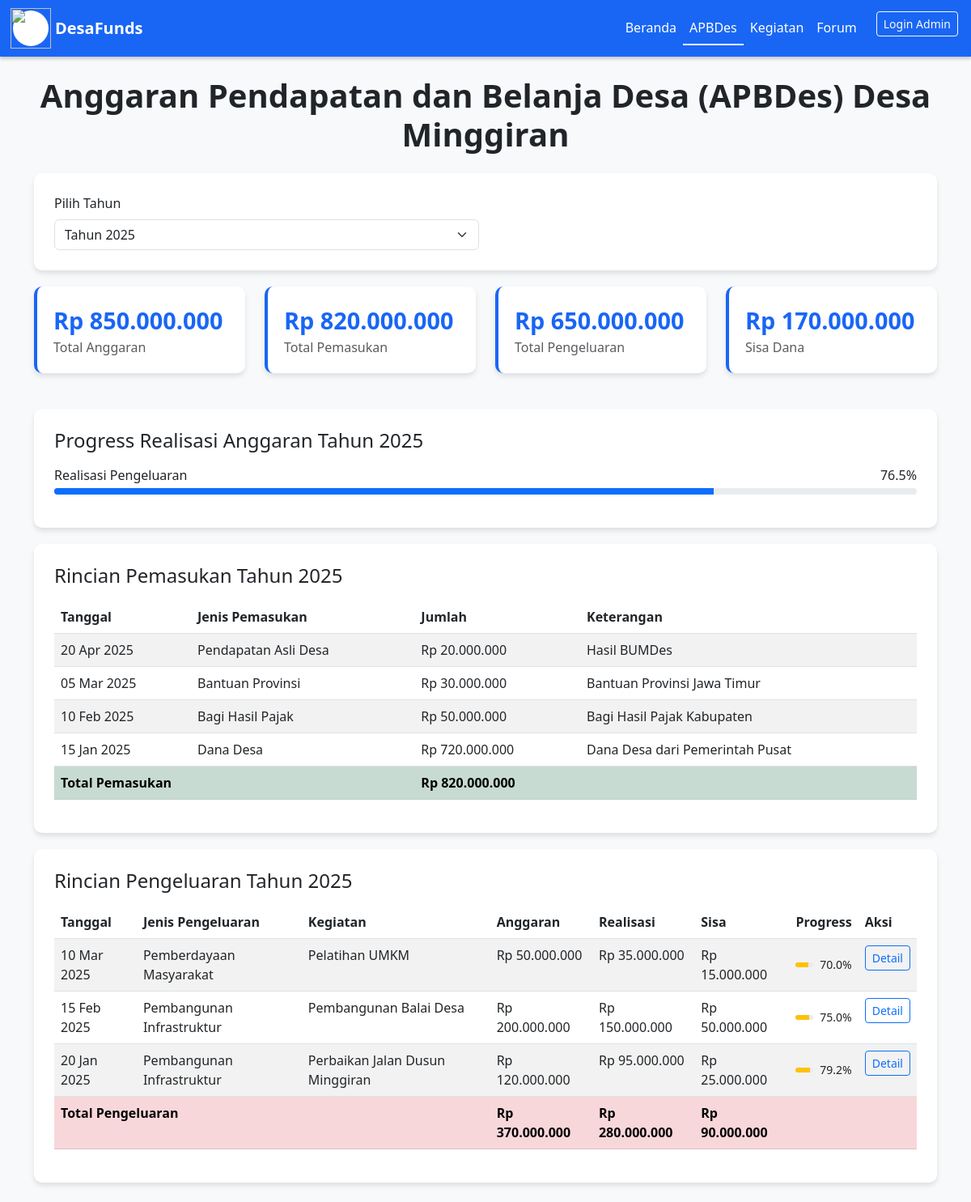
The app's page /apbdes.php with its own data.
### tables this page shows
CREATE TABLE IF NOT EXISTS apbdes (
    id INT AUTO_INCREMENT PRIMARY KEY,
    tahun YEAR NOT NULL,
    total_anggaran DECIMAL(15,2) NOT NULL,
    total_pemasukan DECIMAL(15,2) NOT NULL,
    total_pengeluaran DECIMAL(15,2) NOT NULL,
    sisa_dana DECIMAL(15,2) NOT NULL
);

CREATE TABLE IF NOT EXISTS pemasukan (
    id INT AUTO_INCREMENT PRIMARY KEY,
    apbdes_id INT NOT NULL,
    jenis_pemasukan_id INT NOT NULL,
    jumlah DECIMAL(15,2) NOT NULL,
    keterangan TEXT,
    tanggal DATE NOT NULL,
    FOREIGN KEY (apbdes_id) REFERENCES apbdes(id),
    FOREIGN KEY (jenis_pemasukan_id) REFERENCES jenis_pemasukan(id)
);

CREATE TABLE IF NOT EXISTS jenis_pemasukan (
    id INT AUTO_INCREMENT PRIMARY KEY,
    nama_jenis VARCHAR(100) NOT NULL UNIQUE
);

CREATE TABLE IF NOT EXISTS pengeluaran (
    id INT AUTO_INCREMENT PRIMARY KEY,
    apbdes_id INT NOT NULL,
    jenis_pengeluaran_id INT NOT NULL,
    nama_kegiatan VARCHAR(255) NOT NULL,
    anggaran DECIMAL(15,2) NOT NULL,
    realisasi DECIMAL(15,2) NOT NULL DEFAULT 0,
    sisa_anggaran DECIMAL(15,2) NOT NULL,
    keterangan TEXT,
    tanggal DATE NOT NULL,
    FOREIGN KEY (apbdes_id) REFERENCES apbdes(id),
    FOREIGN KEY (jenis_pengeluaran_id) REFERENCES jenis_pengeluaran(id)
);

CREATE TABLE IF NOT EXISTS jenis_pengeluaran (
    id INT AUTO_INCREMENT PRIMARY KEY,
    nama_jenis VARCHAR(100) NOT NULL UNIQUE
);

### config.php (called while the page is built, shortened)
<?php
$is_admin_logged_in = isset($_SESSION['admin_logged_in']) && $_SESSION['admin_logged_in'] === true;
?>

### apbdes.php (the view, shortened to what this page needs)
<?php require_once 'config.php';
$selected_year = isset($_GET['tahun']) ? clean_input($_GET['tahun']) : '2025';
try {
    $stmt = $pdo->prepare("SELECT DISTINCT tahun FROM apbdes ORDER BY tahun DESC");
    $stmt->execute();
    $tahun_list = $stmt->fetchAll();
} catch(PDOException $e) {
    $error = "Gagal memuat data tahun: " . $e->getMessage();
}
try {
    $stmt = $pdo->prepare("SELECT * FROM apbdes WHERE tahun = ?");
    $stmt->execute([$selected_year]);
    $apbdes = $stmt->fetch();
    $stmt = $pdo->prepare("
        SELECT p.*, jp.nama_jenis
        FROM pemasukan p
        JOIN jenis_pemasukan jp ON p.jenis_pemasukan_id = jp.id
        JOIN apbdes a ON p.apbdes_id = a.id
        WHERE a.tahun = ?
        ORDER BY p.tanggal DESC
    ");
    $stmt->execute([$selected_year]);
    $pemasukan = $stmt->fetchAll();
    $stmt = $pdo->prepare("
        SELECT pe.*, jp.nama_jenis
        FROM pengeluaran pe
        JOIN jenis_pengeluaran jp ON pe.jenis_pengeluaran_id = jp.id
        JOIN apbdes a ON pe.apbdes_id = a.id
        WHERE a.tahun = ?
        ORDER BY pe.tanggal DESC
    ");
    $stmt->execute([$selected_year]);
    $pengeluaran = $stmt->fetchAll();
    $total_pemasukan = array_sum(array_column($pemasukan, 'jumlah'));
    $total_pengeluaran = array_sum(array_column($pengeluaran, 'realisasi'));
} catch(PDOException $e) {
    $error = "Gagal memuat data APBDes: " . $e->getMessage();
}
?>
<!DOCTYPE html>
<html lang="id">
<head>
    <link href="https://cdn.jsdelivr.net/npm/bootstrap@5.3.0/dist/css/bootstrap.min.css" rel="stylesheet" />
</head>
<body class="bg-light">
    <nav class="navbar navbar-expand-md navbar-custom px-3">
        <a class="navbar-brand d-flex align-items-center fw-bold" href="index.php">
            <div style="width:44px;height:44px;background:#fff;border-radius:50%;display:flex;align-items:center;justify-content:center;margin-right:8px;">
                     <img src="gambar/logo.png" height="50" width="50">
            </div>
            DesaFunds
        </a>
        <div class="collapse navbar-collapse" id="navMenu">
            <ul class="navbar-nav ms-auto mb-2 mb-md-0">
                <li class="nav-item"><a class="nav-link" href="index.php">Beranda</a></li>
                <li class="nav-item"><a class="nav-link active" href="apbdes.php">APBDes</a></li>
                <li class="nav-item"><a class="nav-link" href="kegiatan.php">Kegiatan</a></li>
                <li class="nav-item"><a class="nav-link" href="forum.php">Forum</a></li>
                <li class="nav-item">
                    <?php if (!$is_admin_logged_in): ?>
                        <a href="admin_login.php" class="btn btn-outline-light btn-sm ms-3">Login Admin</a>
                    <?php else: ?>
                        <a href="admin_logout.php" class="btn btn-outline-light btn-sm ms-3">Logout Admin</a>
                    <?php endif; ?>
                </li>
            </ul>
        </div>
    </nav>
    <main class="container my-4">
        <h1 class="text-center mb-4 fw-bold">Anggaran Pendapatan dan Belanja Desa (APBDes) Desa Minggiran</h1>
        <div class="table-container">
            <form method="GET" class="row g-3">
                <div class="col-md-6">
                    <label class="form-label">Pilih Tahun</label>
                    <select name="tahun" class="form-select" onchange="this.form.submit()">
                        <?php foreach($tahun_list as $tahun): ?>
                            <option value="<?php echo $tahun['tahun']; ?>" <?php echo $selected_year == $tahun['tahun'] ? 'selected' : ''; ?>>
                                Tahun <?php echo $tahun['tahun']; ?>
                            </option>
                        <?php endforeach; ?>
                    </select>
                </div>
                <div class="col-md-6 d-flex align-items-end">
                </div>
            </form>
        </div>
        <?php if ($apbdes): ?>
        <div class="row mb-4">
            <div class="col-md-3">
                <div class="stat-card">
                    <div class="stat-number">Rp <?php echo number_format($apbdes['total_anggaran'], 0, ',', '.'); ?></div>
                    <div class="text-muted">Total Anggaran</div>
                </div>
            </div>
            <div class="col-md-3">
                <div class="stat-card">
                    <div class="stat-number">Rp <?php echo number_format($apbdes['total_pemasukan'], 0, ',', '.'); ?></div>
                    <div class="text-muted">Total Pemasukan</div>
                </div>
            </div>
            <div class="col-md-3">
                <div class="stat-card">
                    <div class="stat-number">Rp <?php echo number_format($apbdes['total_pengeluaran'], 0, ',', '.'); ?></div>
                    <div class="text-muted">Total Pengeluaran</div>
                </div>
            </div>
            <div class="col-md-3">
                <div class="stat-card">
                    <div class="stat-number">Rp <?php echo number_format($apbdes['sisa_dana'], 0, ',', '.'); ?></div>
                    <div class="text-muted">Sisa Dana</div>
                </div>
            </div>
        </div>
        <div class="table-container">
            <h4 class="mb-3">Progress Realisasi Anggaran Tahun <?php echo $selected_year; ?></h4>
            <div class="mb-3">
                <div class="d-flex justify-content-between mb-1">
                    <span>Realisasi Pengeluaran</span>
                    <span>
                        <?php echo number_format(
                            $apbdes['total_anggaran'] > 0
                            ? ($apbdes['total_pengeluaran'] / $apbdes['total_anggaran'] * 100) : 0, 1
                        ); ?>%
                    </span>
                </div>
                <div class="progress">
                    <div class="progress-bar" role="progressbar"
                        style="width: <?php echo $apbdes['total_anggaran'] > 0 ? ($apbdes['total_pengeluaran'] / $apbdes['total_anggaran'] * 100) : 0; ?>%"
                        aria-valuenow="<?php echo $apbdes['total_anggaran'] > 0 ? ($apbdes['total_pengeluaran'] / $apbdes['total_anggaran'] * 100) : 0; ?>"
                        aria-valuemin="0" aria-valuemax="100"></div>
                </div>
            </div>
        </div>
        <div class="table-container">
            <h4 class="mb-3">Rincian Pemasukan Tahun <?php echo $selected_year; ?></h4>
            <div class="table-responsive">
                <table class="table table-striped">
                    <thead>
                        <tr>
                            <th>Tanggal</th>
                            <th>Jenis Pemasukan</th>
                            <th>Jumlah</th>
                            <th>Keterangan</th>
                        </tr>
                    </thead>
                    <tbody>
                    <?php if (!empty($pemasukan)): ?>
                        <?php foreach($pemasukan as $item): ?>
                        <tr>
                            <td><?php echo date('d M Y', strtotime($item['tanggal'])); ?></td>
                            <td><?php echo htmlspecialchars($item['nama_jenis']); ?></td>
                            <td>Rp <?php echo number_format($item['jumlah'], 0, ',', '.'); ?></td>
                            <td><?php echo htmlspecialchars($item['keterangan']); ?></td>
                        </tr>
                        <?php endforeach; ?>
                        <tr class="table-success fw-bold">
                            <td colspan="2">Total Pemasukan</td>
                            <td>Rp <?php echo number_format($total_pemasukan, 0, ',', '.'); ?></td>
                            <td></td>
                        </tr>
                    <?php else: ?>
                        <tr>
                            <td colspan="4" class="text-center text-muted">Belum ada data pemasukan</td>
                        </tr>
                    <?php endif; ?>
                    </tbody>
                </table>
            </div>
        </div>
        <div class="table-container">
            <h4 class="mb-3">Rincian Pengeluaran Tahun <?php echo $selected_year; ?></h4>
            <div class="table-responsive">
                <table class="table table-striped">
                    <thead>
                        <tr>
                            <th>Tanggal</th>
                            <th>Jenis Pengeluaran</th>
                            <th>Kegiatan</th>
                            <th>Anggaran</th>
                            <th>Realisasi</th>
                            <th>Sisa</th>
                            <th>Progress</th>
                            <th>Aksi</th>
                        </tr>
                    </thead>
                    <tbody>
                    <?php if (!empty($pengeluaran)): ?>
                        <?php foreach($pengeluaran as $item):
                            $progress = ($item['anggaran'] > 0) ? ($item['realisasi'] / $item['anggaran']) * 100 : 0;
                        ?>
                        <tr>
                            <td><?php echo date('d M Y', strtotime($item['tanggal'])); ?></td>
                            <td><?php echo htmlspecialchars($item['nama_jenis']); ?></td>
                            <td><?php echo htmlspecialchars($item['nama_kegiatan']); ?></td>
                            <td>Rp <?php echo number_format($item['anggaran'], 0, ',', '.'); ?></td>
                            <td>Rp <?php echo number_format($item['realisasi'], 0, ',', '.'); ?></td>
                            <td>Rp <?php echo number_format($item['sisa_anggaran'], 0, ',', '.'); ?></td>
                            <td class="align-middle">
                                <div class="d-flex align-items-center">
                                    <div class="progress flex-grow-1 me-2" style="height: 6px;">
                                        <div class="progress-bar
                                            <?php echo $progress >= 100 ? 'bg-success' : ($progress >= 50 ? 'bg-warning' : 'bg-info'); ?>"
                                            role="progressbar" style="width: <?php echo min($progress, 100); ?>%"
                                            aria-valuenow="<?php echo $progress; ?>" aria-valuemin="0" aria-valuemax="100">
                                        </div>
                                    </div>
                                    <small><?php echo number_format($progress, 1); ?>%</small>
                                </div>
                            </td>
                            <td>
                                <a href="kegiatan.php?pengeluaran_id=<?php echo $item['id']; ?>" class="btn btn-sm btn-outline-primary">
                                    Detail
                                </a>
                            </td>
                        </tr>
                        <?php endforeach; ?>
                        <tr class="table-danger fw-bold">
                            <td colspan="3">Total Pengeluaran</td>
                            <td>Rp <?php echo number_format(array_sum(array_column($pengeluaran, 'anggaran')), 0, ',', '.'); ?></td>
                            <td>Rp <?php echo number_format($total_pengeluaran, 0, ',', '.'); ?></td>
                            <td>Rp <?php echo number_format(array_sum(array_column($pengeluaran, 'sisa_anggaran')), 0, ',', '.'); ?></td>
                            <td colspan="2"></td>
                        </tr>
                    <?php else: ?>
                        <tr>
                            <td colspan="8" class="text-center text-muted">Belum ada data pengeluaran</td>
                        </tr>
                    <?php endif; ?>
                    </tbody>
                </table>
            </div>
        </div>
        <?php endif; ?>
    </main>
</body>
</html>

### apbdes.php (style rules this page uses)
.navbar-custom { background-color: #1966f5; box-shadow: 0 3px 4px rgba(0,0,0,0.2); }
.navbar-custom .navbar-brand, .navbar-custom .nav-link { color: white; user-select: none; }
.navbar-custom .nav-link.active { border-bottom: 2px solid white; color: white; }
.stat-card { background: white; border-radius: 10px; padding: 20px; box-shadow: 0 4px 6px rgba(0,0,0,0.1); margin-bottom: 20px; border-left: 4px solid #1966f5; }
.stat-number { font-size: 1.8rem; font-weight: bold; color: #1966f5; }
.table-container { background: white; border-radius: 10px; padding: 25px; box-shadow: 0 4px 6px rgba(0,0,0,0.1); margin-bottom: 20px; }
.progress { height: 8px; }

### records on screen
apbdes: total_anggaran "850.000.000", total_pemasukan "820.000.000", total_pengeluaran "650.000.000", sisa_dana "170.000.000", total_anggaran+total_pengeluaran "76.5"
pemasukan: tanggal "20 Apr 2025", jenis_pemasukan.nama_jenis "Pendapatan Asli Desa", jumlah "20.000.000", keterangan "Hasil BUMDes"
pemasukan: tanggal "05 Mar 2025", jenis_pemasukan.nama_jenis "Bantuan Provinsi", jumlah "30.000.000", keterangan "Bantuan Provinsi Jawa Timur"
pemasukan: tanggal "10 Feb 2025", jenis_pemasukan.nama_jenis "Bagi Hasil Pajak", jumlah "50.000.000", keterangan "Bagi Hasil Pajak Kabupaten"
pemasukan: tanggal "15 Jan 2025", jenis_pemasukan.nama_jenis "Dana Desa", jumlah "720.000.000", keterangan "Dana Desa dari Pemerintah Pusat"
pengeluaran: tanggal "10 Mar 2025", jenis_pengeluaran.nama_jenis "Pemberdayaan Masyarakat", nama_kegiatan "Pelatihan UMKM", anggaran "50.000.000", realisasi "35.000.000", sisa_anggaran "15.000.000", progress "70.0"
pengeluaran: tanggal "15 Feb 2025", jenis_pengeluaran.nama_jenis "Pembangunan Infrastruktur", nama_kegiatan "Pembangunan Balai Desa", anggaran "200.000.000", realisasi "150.000.000", sisa_anggaran "50.000.000", progress "75.0"
pengeluaran: tanggal "20 Jan 2025", jenis_pengeluaran.nama_jenis "Pembangunan Infrastruktur", nama_kegiatan "Perbaikan Jalan Dusun Minggiran", anggaran "120.000.000", realisasi "95.000.000", sisa_anggaran "25.000.000", progress "79.2"

### other values on screen
$selected_year "2025"
$total_pemasukan "820.000.000"
array_sum(array_column($pengeluaran, 'anggaran')) "370.000.000"
$total_pengeluaran "280.000.000"
array_sum(array_column($pengeluaran, 'sisa_anggaran')) "90.000.000"
